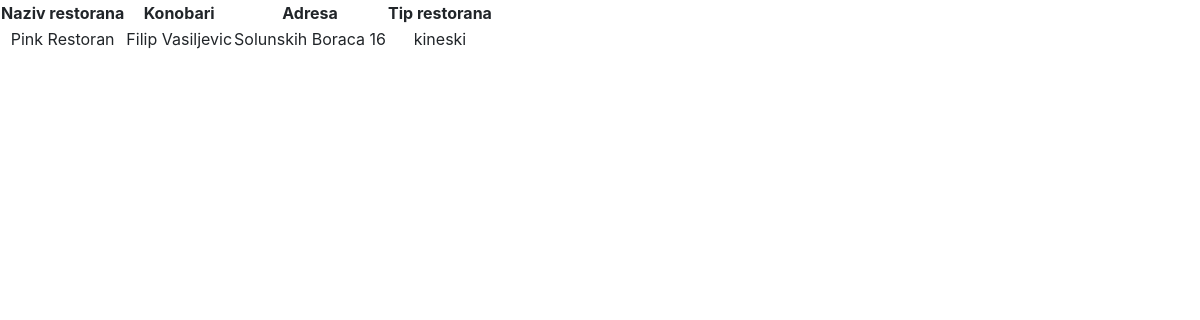
The app's page /neregistrovani_korisnik.php?pretaga_naziv=Pink Restoran with its own data.
### tables this page shows
CREATE TABLE IF NOT EXISTS `restorani` (
  `id` int NOT NULL AUTO_INCREMENT,
  `naziv` varchar(50) NOT NULL,
  `adresa` varchar(50) NOT NULL,
  `tip` enum('kineski','indijski','japanski','domaca kuhinja') NOT NULL,
  `prosecna_ocena` float NOT NULL,
  `mapa` varchar(500) NOT NULL,
  `telefon` varchar(50) NOT NULL,
  `pocetak_radnog_vremena` time NOT NULL,
  `kraj_radnog_vremena` time NOT NULL,
  `opis` varchar(500) NOT NULL,
  `kontakt_osoba` varchar(50) NOT NULL,
  `broj_stolova` int NOT NULL,
  `broj_ocena` int NOT NULL,
  PRIMARY KEY (`id`)
);

CREATE TABLE IF NOT EXISTS `konobari` (
  `kor_ime` varchar(50) NOT NULL,
  `id_restorana` int NOT NULL,
  `aktivnost` enum('aktivan','blokiran') NOT NULL,
  `ime` varchar(50) NOT NULL,
  `prezime` varchar(50) NOT NULL,
  `id` int NOT NULL AUTO_INCREMENT,
  PRIMARY KEY (`id`)
);

### neregistrovani_korisnik.php (the view, shortened to what this page needs)
<!DOCTYPE html>
<html>
    <head>
        <link rel="stylesheet" type="text/css" href="bootstrap.min.css">
        <link rel="stylesheet" type="text/css" href="izgled_stranice.css">
    </head>
    <body>
        <?php
        require 'dbConn.php';
        $sort_naziv = $_GET['sort_naziv'];
        $sort_adresa = $_GET['sort_adresa'];
        $sort_tip = $_GET['sort_tip'];
        $pretaga_naziv = $_GET['pretaga_naziv'];
        $pretaga_adresa = $_GET['pretaga_adresa'];
        $pretaga_tip = $_GET['pretaga_tip'];
        if($sort_naziv == 'neopadajuce'){
            $sort_naziv = 'asc';
        }
        else{
            $sort_naziv = 'desc';
        }
        if($sort_adresa == 'neopadajuce'){
            $sort_adresa = 'asc';
        }
        else{
            $sort_adresa = 'desc';
        }
        if($sort_tip == 'neopadajuce'){
            $sort_tip = 'asc';
        }
        else{
            $sort_tip = 'desc';
        }
        $result = mysqli_query($conn, "select * from restorani where naziv like '%$pretaga_naziv%' and adresa like '%$pretaga_adresa%' and tip like '%$pretaga_tip%' order by naziv ".$sort_naziv.", adresa ".$sort_adresa.", tip ".$sort_tip."");
        ?>
        <table>
            <tr colspan = "2">
                <th>Naziv restorana</th>
                <th>Konobari</th>
                <th>Adresa</th>
                <th>Tip restorana</th>
            </tr>
            <?php
            if(mysqli_num_rows($result)>0){
                while($row = mysqli_fetch_assoc($result)){
                  ?>
            <tr colspan = "2">
                <td><?php echo $row['naziv'] ?></td>
                <td><?php
                $id_restorana = $row['id'];
                $result1 = mysqli_query($conn, "select * from konobari where id_restorana='$id_restorana' and aktivnost='aktivan'");
                if(mysqli_num_rows($result1)>0){
                    while($row1 = mysqli_fetch_assoc($result1)){
                        echo $row1['ime'].' '.$row1['prezime'].'<br>';
                    }
                }
                ?></td>
                <td><?php echo $row['adresa'] ?></td>
                <td><?php echo $row['tip'] ?></td>
            </tr>
            <?php
                }
            }
            ?>
        </table>
    </body>
</html>

### izgled_stranice.css (style rules this page uses)
th { text-align: center; }
td { text-align: center; }

### records on screen
restorani: naziv "Pink Restoran", adresa "Solunskih Boraca 16", tip "kineski"
konobari: ime "Filip", prezime "Vasiljevic"
